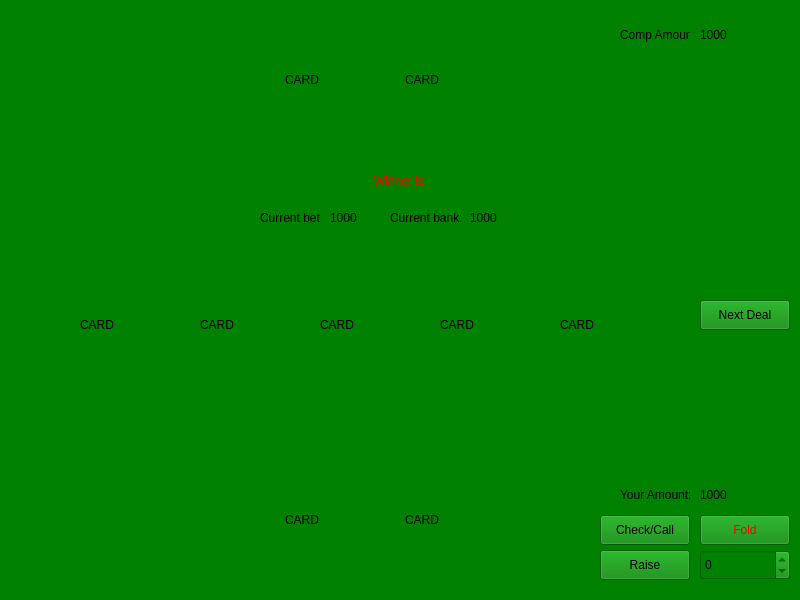
<?xml version="1.0" encoding="UTF-8"?>
<ui version="4.0">
 <class>GameWindow</class>
 <widget class="QWidget" name="GameWindow">
  <property name="windowModality">
   <enum>Qt::NonModal</enum>
  </property>
  <property name="geometry">
   <rect>
    <x>0</x>
    <y>0</y>
    <width>800</width>
    <height>600</height>
   </rect>
  </property>
  <property name="sizePolicy">
   <sizepolicy hsizetype="Fixed" vsizetype="Fixed">
    <horstretch>0</horstretch>
    <verstretch>0</verstretch>
   </sizepolicy>
  </property>
  <property name="minimumSize">
   <size>
    <width>800</width>
    <height>600</height>
   </size>
  </property>
  <property name="maximumSize">
   <size>
    <width>800</width>
    <height>600</height>
   </size>
  </property>
  <property name="windowTitle">
   <string>Form</string>
  </property>
  <property name="styleSheet">
   <string notr="true">background-color: rgb(0, 130, 0);</string>
  </property>
  <widget class="QLabel" name="lbPlayerCard1">
   <property name="geometry">
    <rect>
     <x>285</x>
     <y>445</y>
     <width>100</width>
     <height>150</height>
    </rect>
   </property>
   <property name="minimumSize">
    <size>
     <width>100</width>
     <height>150</height>
    </size>
   </property>
   <property name="maximumSize">
    <size>
     <width>100</width>
     <height>150</height>
    </size>
   </property>
   <property name="text">
    <string>CARD</string>
   </property>
  </widget>
  <widget class="QLabel" name="lbPlayerCard2">
   <property name="geometry">
    <rect>
     <x>405</x>
     <y>445</y>
     <width>100</width>
     <height>150</height>
    </rect>
   </property>
   <property name="minimumSize">
    <size>
     <width>100</width>
     <height>150</height>
    </size>
   </property>
   <property name="maximumSize">
    <size>
     <width>100</width>
     <height>150</height>
    </size>
   </property>
   <property name="text">
    <string>CARD</string>
   </property>
  </widget>
  <widget class="QLabel" name="lbCompCard2">
   <property name="geometry">
    <rect>
     <x>405</x>
     <y>5</y>
     <width>100</width>
     <height>150</height>
    </rect>
   </property>
   <property name="minimumSize">
    <size>
     <width>100</width>
     <height>150</height>
    </size>
   </property>
   <property name="maximumSize">
    <size>
     <width>100</width>
     <height>150</height>
    </size>
   </property>
   <property name="text">
    <string>CARD</string>
   </property>
  </widget>
  <widget class="QLabel" name="lbCompCard1">
   <property name="geometry">
    <rect>
     <x>285</x>
     <y>5</y>
     <width>100</width>
     <height>150</height>
    </rect>
   </property>
   <property name="minimumSize">
    <size>
     <width>100</width>
     <height>150</height>
    </size>
   </property>
   <property name="maximumSize">
    <size>
     <width>100</width>
     <height>150</height>
    </size>
   </property>
   <property name="text">
    <string>CARD</string>
   </property>
  </widget>
  <widget class="QLabel" name="lbTableCard2">
   <property name="geometry">
    <rect>
     <x>200</x>
     <y>250</y>
     <width>100</width>
     <height>150</height>
    </rect>
   </property>
   <property name="minimumSize">
    <size>
     <width>100</width>
     <height>150</height>
    </size>
   </property>
   <property name="maximumSize">
    <size>
     <width>100</width>
     <height>150</height>
    </size>
   </property>
   <property name="text">
    <string>CARD</string>
   </property>
  </widget>
  <widget class="QLabel" name="lbTableCard1">
   <property name="geometry">
    <rect>
     <x>80</x>
     <y>250</y>
     <width>100</width>
     <height>150</height>
    </rect>
   </property>
   <property name="minimumSize">
    <size>
     <width>100</width>
     <height>150</height>
    </size>
   </property>
   <property name="maximumSize">
    <size>
     <width>100</width>
     <height>150</height>
    </size>
   </property>
   <property name="text">
    <string>CARD</string>
   </property>
  </widget>
  <widget class="QLabel" name="lbTableCard4">
   <property name="geometry">
    <rect>
     <x>440</x>
     <y>250</y>
     <width>100</width>
     <height>150</height>
    </rect>
   </property>
   <property name="minimumSize">
    <size>
     <width>100</width>
     <height>150</height>
    </size>
   </property>
   <property name="maximumSize">
    <size>
     <width>100</width>
     <height>150</height>
    </size>
   </property>
   <property name="text">
    <string>CARD</string>
   </property>
  </widget>
  <widget class="QLabel" name="lbTableCard3">
   <property name="geometry">
    <rect>
     <x>320</x>
     <y>250</y>
     <width>100</width>
     <height>150</height>
    </rect>
   </property>
   <property name="minimumSize">
    <size>
     <width>100</width>
     <height>150</height>
    </size>
   </property>
   <property name="maximumSize">
    <size>
     <width>100</width>
     <height>150</height>
    </size>
   </property>
   <property name="text">
    <string>CARD</string>
   </property>
  </widget>
  <widget class="QLabel" name="lbTableCard5">
   <property name="geometry">
    <rect>
     <x>560</x>
     <y>250</y>
     <width>100</width>
     <height>150</height>
    </rect>
   </property>
   <property name="minimumSize">
    <size>
     <width>100</width>
     <height>150</height>
    </size>
   </property>
   <property name="maximumSize">
    <size>
     <width>100</width>
     <height>150</height>
    </size>
   </property>
   <property name="text">
    <string>CARD</string>
   </property>
  </widget>
  <widget class="QPushButton" name="pbCall">
   <property name="geometry">
    <rect>
     <x>600</x>
     <y>515</y>
     <width>90</width>
     <height>30</height>
    </rect>
   </property>
   <property name="sizePolicy">
    <sizepolicy hsizetype="Fixed" vsizetype="Fixed">
     <horstretch>0</horstretch>
     <verstretch>0</verstretch>
    </sizepolicy>
   </property>
   <property name="minimumSize">
    <size>
     <width>90</width>
     <height>30</height>
    </size>
   </property>
   <property name="maximumSize">
    <size>
     <width>90</width>
     <height>30</height>
    </size>
   </property>
   <property name="text">
    <string>Check/Call</string>
   </property>
  </widget>
  <widget class="QPushButton" name="pbFold">
   <property name="geometry">
    <rect>
     <x>700</x>
     <y>515</y>
     <width>90</width>
     <height>30</height>
    </rect>
   </property>
   <property name="sizePolicy">
    <sizepolicy hsizetype="Fixed" vsizetype="Fixed">
     <horstretch>0</horstretch>
     <verstretch>0</verstretch>
    </sizepolicy>
   </property>
   <property name="minimumSize">
    <size>
     <width>90</width>
     <height>30</height>
    </size>
   </property>
   <property name="maximumSize">
    <size>
     <width>90</width>
     <height>30</height>
    </size>
   </property>
   <property name="styleSheet">
    <string notr="true">color: rgb(255, 0, 0);</string>
   </property>
   <property name="text">
    <string>Fold</string>
   </property>
  </widget>
  <widget class="QPushButton" name="pbRaise">
   <property name="geometry">
    <rect>
     <x>600</x>
     <y>550</y>
     <width>90</width>
     <height>30</height>
    </rect>
   </property>
   <property name="sizePolicy">
    <sizepolicy hsizetype="Fixed" vsizetype="Fixed">
     <horstretch>0</horstretch>
     <verstretch>0</verstretch>
    </sizepolicy>
   </property>
   <property name="minimumSize">
    <size>
     <width>90</width>
     <height>30</height>
    </size>
   </property>
   <property name="maximumSize">
    <size>
     <width>90</width>
     <height>30</height>
    </size>
   </property>
   <property name="text">
    <string>Raise</string>
   </property>
  </widget>
  <widget class="QSpinBox" name="spinBox">
   <property name="geometry">
    <rect>
     <x>700</x>
     <y>550</y>
     <width>90</width>
     <height>30</height>
    </rect>
   </property>
   <property name="minimumSize">
    <size>
     <width>90</width>
     <height>30</height>
    </size>
   </property>
   <property name="maximumSize">
    <size>
     <width>90</width>
     <height>30</height>
    </size>
   </property>
   <property name="maximum">
    <number>0</number>
   </property>
  </widget>
  <widget class="QPushButton" name="pbNextDeal">
   <property name="geometry">
    <rect>
     <x>700</x>
     <y>300</y>
     <width>90</width>
     <height>30</height>
    </rect>
   </property>
   <property name="minimumSize">
    <size>
     <width>90</width>
     <height>30</height>
    </size>
   </property>
   <property name="maximumSize">
    <size>
     <width>90</width>
     <height>30</height>
    </size>
   </property>
   <property name="text">
    <string>Next Deal</string>
   </property>
  </widget>
  <widget class="QLabel" name="lbPlAmountInfo">
   <property name="geometry">
    <rect>
     <x>620</x>
     <y>480</y>
     <width>70</width>
     <height>30</height>
    </rect>
   </property>
   <property name="minimumSize">
    <size>
     <width>70</width>
     <height>30</height>
    </size>
   </property>
   <property name="maximumSize">
    <size>
     <width>70</width>
     <height>30</height>
    </size>
   </property>
   <property name="text">
    <string>Your Amount:</string>
   </property>
  </widget>
  <widget class="QLabel" name="lbPlAmount">
   <property name="enabled">
    <bool>true</bool>
   </property>
   <property name="geometry">
    <rect>
     <x>700</x>
     <y>480</y>
     <width>70</width>
     <height>30</height>
    </rect>
   </property>
   <property name="minimumSize">
    <size>
     <width>70</width>
     <height>30</height>
    </size>
   </property>
   <property name="maximumSize">
    <size>
     <width>70</width>
     <height>30</height>
    </size>
   </property>
   <property name="autoFillBackground">
    <bool>false</bool>
   </property>
   <property name="text">
    <string>1000</string>
   </property>
  </widget>
  <widget class="QLabel" name="lbCompAmount">
   <property name="geometry">
    <rect>
     <x>700</x>
     <y>20</y>
     <width>70</width>
     <height>30</height>
    </rect>
   </property>
   <property name="minimumSize">
    <size>
     <width>70</width>
     <height>30</height>
    </size>
   </property>
   <property name="maximumSize">
    <size>
     <width>70</width>
     <height>30</height>
    </size>
   </property>
   <property name="text">
    <string>1000</string>
   </property>
  </widget>
  <widget class="QLabel" name="lbCompAmountInfo">
   <property name="geometry">
    <rect>
     <x>620</x>
     <y>20</y>
     <width>70</width>
     <height>30</height>
    </rect>
   </property>
   <property name="minimumSize">
    <size>
     <width>70</width>
     <height>30</height>
    </size>
   </property>
   <property name="maximumSize">
    <size>
     <width>70</width>
     <height>30</height>
    </size>
   </property>
   <property name="text">
    <string>Comp Amount:</string>
   </property>
  </widget>
  <widget class="QLabel" name="lbWinner">
   <property name="geometry">
    <rect>
     <x>260</x>
     <y>170</y>
     <width>281</width>
     <height>21</height>
    </rect>
   </property>
   <property name="styleSheet">
    <string notr="true">color: rgb(255, 0, 0);</string>
   </property>
   <property name="text">
    <string>Winner is:</string>
   </property>
   <property name="alignment">
    <set>Qt::AlignCenter</set>
   </property>
  </widget>
  <widget class="QLabel" name="lbCurBetInfo">
   <property name="geometry">
    <rect>
     <x>260</x>
     <y>210</y>
     <width>61</width>
     <height>16</height>
    </rect>
   </property>
   <property name="text">
    <string>Current bet:</string>
   </property>
  </widget>
  <widget class="QLabel" name="lbCurBet">
   <property name="geometry">
    <rect>
     <x>330</x>
     <y>210</y>
     <width>31</width>
     <height>16</height>
    </rect>
   </property>
   <property name="text">
    <string>1000</string>
   </property>
  </widget>
  <widget class="QLabel" name="lbCurBankInfo">
   <property name="geometry">
    <rect>
     <x>390</x>
     <y>210</y>
     <width>71</width>
     <height>16</height>
    </rect>
   </property>
   <property name="text">
    <string>Current bank:</string>
   </property>
  </widget>
  <widget class="QLabel" name="lbCurBank">
   <property name="geometry">
    <rect>
     <x>470</x>
     <y>210</y>
     <width>31</width>
     <height>16</height>
    </rect>
   </property>
   <property name="text">
    <string>1000</string>
   </property>
  </widget>
 </widget>
 <resources/>
 <connections/>
</ui>
